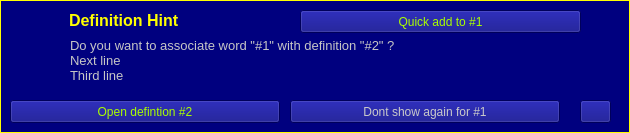
<?xml version="1.0" encoding="UTF-8"?>
<ui version="4.0">
 <class>Frame</class>
 <widget class="QFrame" name="Frame">
  <property name="geometry">
   <rect>
    <x>0</x>
    <y>0</y>
    <width>630</width>
    <height>133</height>
   </rect>
  </property>
  <property name="windowTitle">
   <string>Frame</string>
  </property>
  <property name="styleSheet">
   <string notr="true">background-color: rgb(0, 0, 127);
color: rgb(255, 255, 0);</string>
  </property>
  <property name="frameShape">
   <enum>QFrame::Box</enum>
  </property>
  <widget class="QLabel" name="lbl_text">
   <property name="geometry">
    <rect>
     <x>70</x>
     <y>30</y>
     <width>550</width>
     <height>61</height>
    </rect>
   </property>
   <property name="font">
    <font>
     <pointsize>10</pointsize>
    </font>
   </property>
   <property name="styleSheet">
    <string notr="true">color: rgb(198, 198, 198);</string>
   </property>
   <property name="text">
    <string>Do you want to associate word &quot;#1&quot; with definition &quot;#2&quot; ?
Next line
Third line</string>
   </property>
   <property name="wordWrap">
    <bool>true</bool>
   </property>
   <property name="textInteractionFlags">
    <set>Qt::LinksAccessibleByMouse|Qt::TextSelectableByMouse</set>
   </property>
  </widget>
  <widget class="QLabel" name="lbl_title">
   <property name="geometry">
    <rect>
     <x>69</x>
     <y>10</y>
     <width>491</width>
     <height>21</height>
    </rect>
   </property>
   <property name="font">
    <font>
     <pointsize>12</pointsize>
     <weight>75</weight>
     <bold>true</bold>
    </font>
   </property>
   <property name="text">
    <string>Definition Hint</string>
   </property>
   <property name="textInteractionFlags">
    <set>Qt::LinksAccessibleByMouse|Qt::TextSelectableByMouse</set>
   </property>
  </widget>
  <widget class="QPushButton" name="btn_open">
   <property name="geometry">
    <rect>
     <x>10</x>
     <y>100</y>
     <width>270</width>
     <height>23</height>
    </rect>
   </property>
   <property name="styleSheet">
    <string notr="true">QPushButton {color: rgb(170, 255, 0);}
QPushButton:disabled { color: rgb(130, 130, 130);}
QPushButton:hover {background-color: qlineargradient(spread:pad, x1:0, y1:0.00568182, x2:0.98, y2:0.982955, stop:0 rgb(38, 19, 255), stop:1 rgb(150, 207, 207));}</string>
   </property>
   <property name="text">
    <string>Open defintion #2</string>
   </property>
   <property name="icon">
    <iconset>
     <normaloff>../images/definition_browse.png</normaloff>../images/definition_browse.png</iconset>
   </property>
  </widget>
  <widget class="QPushButton" name="btn_dont_show">
   <property name="geometry">
    <rect>
     <x>290</x>
     <y>100</y>
     <width>270</width>
     <height>23</height>
    </rect>
   </property>
   <property name="styleSheet">
    <string notr="true">QPushButton {color: rgb(202, 202, 202);}
QPushButton:disabled { color: rgb(130, 130, 130);}
QPushButton:hover {background-color: qlineargradient(spread:pad, x1:0, y1:0.00568182, x2:0.98, y2:0.982955, stop:0 rgb(255, 80, 0), stop:1 rgb(66, 20, 0));}</string>
   </property>
   <property name="text">
    <string>Dont show again for #1</string>
   </property>
   <property name="icon">
    <iconset>
     <normaloff>../images/erase.png</normaloff>../images/erase.png</iconset>
   </property>
  </widget>
  <widget class="QPushButton" name="btn_quick_add">
   <property name="geometry">
    <rect>
     <x>300</x>
     <y>10</y>
     <width>281</width>
     <height>23</height>
    </rect>
   </property>
   <property name="styleSheet">
    <string notr="true">QPushButton {color: rgb(170, 255, 0);}
QPushButton:disabled { color: rgb(130, 130, 130);}
QPushButton:hover {background-color: qlineargradient(spread:pad, x1:0, y1:0.00568182, x2:0.98, y2:0.982955, stop:0 rgb(38, 19, 255), stop:1 rgb(150, 207, 207));}</string>
   </property>
   <property name="text">
    <string>Quick add to #1</string>
   </property>
   <property name="icon">
    <iconset>
     <normaloff>../images/definition.png</normaloff>../images/definition.png</iconset>
   </property>
  </widget>
  <widget class="QLabel" name="lbl_pic">
   <property name="geometry">
    <rect>
     <x>5</x>
     <y>5</y>
     <width>60</width>
     <height>60</height>
    </rect>
   </property>
   <property name="text">
    <string/>
   </property>
  </widget>
  <widget class="QPushButton" name="btn_close">
   <property name="geometry">
    <rect>
     <x>590</x>
     <y>2</y>
     <width>38</width>
     <height>38</height>
    </rect>
   </property>
   <property name="text">
    <string/>
   </property>
   <property name="icon">
    <iconset>
     <normaloff>../images/close.png</normaloff>../images/close.png</iconset>
   </property>
   <property name="iconSize">
    <size>
     <width>26</width>
     <height>26</height>
    </size>
   </property>
   <property name="flat">
    <bool>true</bool>
   </property>
  </widget>
  <widget class="QPushButton" name="btn_settings">
   <property name="geometry">
    <rect>
     <x>580</x>
     <y>100</y>
     <width>31</width>
     <height>23</height>
    </rect>
   </property>
   <property name="styleSheet">
    <string notr="true">QPushButton {color: rgb(170, 255, 0);}
QPushButton:disabled { color: rgb(130, 130, 130);}
QPushButton:hover {background-color: qlineargradient(spread:pad, x1:0, y1:0.00568182, x2:0.98, y2:0.982955, stop:0 rgb(38, 19, 255), stop:1 rgb(150, 207, 207));}</string>
   </property>
   <property name="text">
    <string/>
   </property>
   <property name="icon">
    <iconset>
     <normaloff>../images/settings.png</normaloff>../images/settings.png</iconset>
   </property>
   <property name="iconSize">
    <size>
     <width>23</width>
     <height>23</height>
    </size>
   </property>
  </widget>
  <zorder>lbl_title</zorder>
  <zorder>btn_open</zorder>
  <zorder>btn_dont_show</zorder>
  <zorder>lbl_text</zorder>
  <zorder>btn_quick_add</zorder>
  <zorder>lbl_pic</zorder>
  <zorder>btn_close</zorder>
  <zorder>btn_settings</zorder>
 </widget>
 <resources/>
 <connections/>
</ui>
